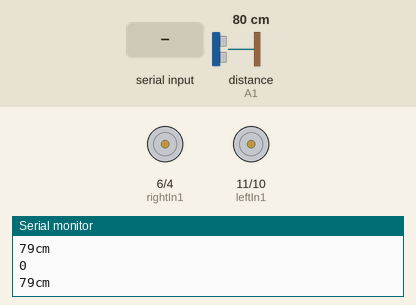
A sketch run on a simulated Arduino Uno, built with avr-gcc and run on an emulated ATmega328P. Parts: motor-driver pin pairs drawn as motors (green arrow = first pin HIGH = forward, orange = second pin HIGH = backward, longer = more drive, scaled by the enable pin), the last lines printed to the serial monitor. Wiring (inferred from the names in the program): ultrasonic range finder: trigger A0; echo A1. The test bench sets the inputs (shaded band); at power-on: distance to the obstacle (sensor on A1) 80 cm. The echo pulse lasts 58.3 µs per cm.

Above: at 1.2 s.
1.3 s: "B" received over the second serial link
At 1.9 s:
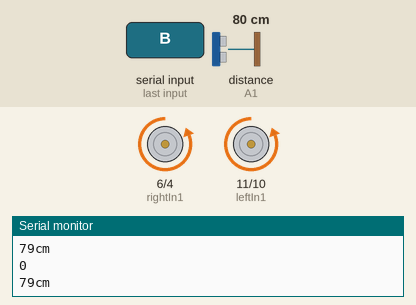
3.0 s: "L" received over the second serial link
At 4.2 s:
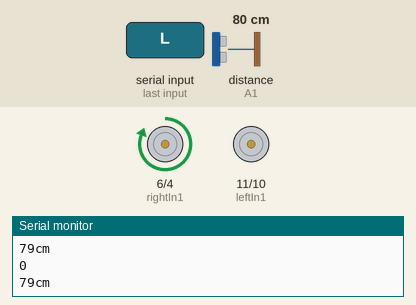
4.5 s: "R" received over the second serial link
At 5.4 s:
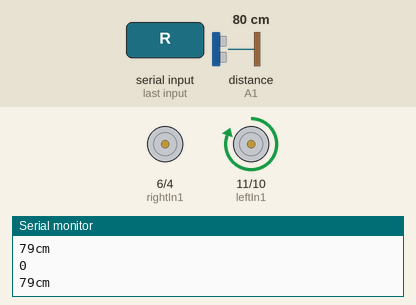
6.0 s: "1" received over the second serial link
At 6.5 s:
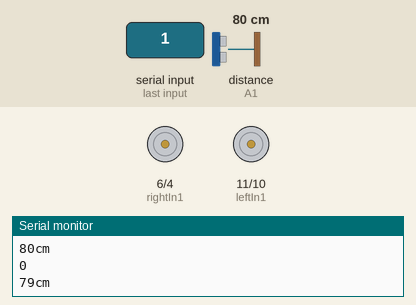
Timing chart, 0 to 8.6 s (numbered marks = the images above; inputs shaded):
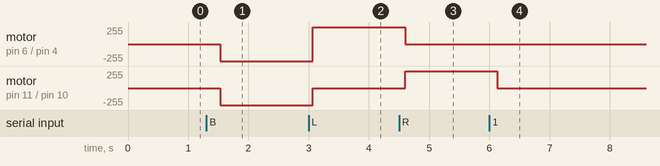

The sketch:

ash_allSquad_bluetoothCar.ino
```cpp
#include <SoftwareSerial.h>
SoftwareSerial mySerial(12,13); //instead of tx and rx in arduino

int trigPin = A0;    // Trigger
int echoPin = A1;    // Echo
long cm, inches;
#define leftIn1 11
#define leftIn2 10
#define rightIn1 6
#define rightIn2 4
#define enLeft 5
#define enRight 3
char reading;
long duration, distance;

void setup()
{Serial.begin(9600);//for serial monitor
 mySerial.begin(9600);//for bluetooth connection

 pinMode(leftIn1,OUTPUT);
 pinMode(leftIn2,OUTPUT);
 pinMode(rightIn1,OUTPUT);
 pinMode(rightIn2,OUTPUT);
 pinMode(enLeft,OUTPUT);
 pinMode(enRight,OUTPUT);
 pinMode(trigPin,OUTPUT);
 pinMode(echoPin,INPUT);
}

void loop()
{
  digitalWrite(trigPin,LOW);
    delayMicroseconds(5);
    digitalWrite(trigPin,HIGH);
    delayMicroseconds(10);
    digitalWrite(trigPin,LOW);
    duration=pulseIn(echoPin,HIGH);
    cm = (duration/2) / 29.1;     // Divide by 29.1 or multiply by 0.0343 which is sound velocity

  Serial.print(cm);
  Serial.print("cm");
  Serial.println();

  delay(250);
   Serial.println(distance);
  if(mySerial.available()>0)//when bluetooth sends data
  {


    reading=mySerial.read();
    switch(reading)  //bluetooth app sends only one letter
    {
      case 'F'://F to move car forward
         if(distance>30){
        digitalWrite(leftIn1,HIGH);        //both motors rotate counter clockwise
        digitalWrite(rightIn1,HIGH);
        digitalWrite(leftIn2,LOW);
        digitalWrite(rightIn2,LOW);
        analogWrite(enLeft,255);
        analogWrite(enRight,255);}
        break;
      case 'B'://B to move car backward
        digitalWrite(leftIn1,LOW);
        digitalWrite(rightIn1,LOW);
        digitalWrite(leftIn2,HIGH);  //both motors rotate clockwise
        digitalWrite(rightIn2,HIGH);
        analogWrite(enLeft,255);
        analogWrite(enRight,255);
        break;
      case 'L'://L to rotate car left
        digitalWrite(leftIn1,LOW);    //right motor is on and the left motor is off
        digitalWrite(rightIn1,HIGH);
        digitalWrite(leftIn2,LOW);
        digitalWrite(rightIn2,LOW);
        analogWrite(enLeft,0);
        analogWrite(enRight,255);
         break;
      case 'R'://R to rotate car right
        digitalWrite(leftIn1,HIGH);
        digitalWrite(rightIn1,LOW);  //left motor is on and the right motor is off
        digitalWrite(leftIn2,LOW);
        digitalWrite(rightIn2,LOW);
        analogWrite(enLeft,255);
        analogWrite(enRight,0);
          break;
        default:
          analogWrite(enLeft,0);  //to stop all motors after button release
           analogWrite(enRight,0);


    }
  }

}
```

Measured:
- after the input at 1.3 s, motor on pin 6 (rightIn1) / pin 4 (rightIn2), motor on pin 11 (leftIn1) / pin 10 (leftIn2): stopped → backward 255/255 after 0.23 s
- after the input at 3.0 s, motor on pin 6 (rightIn1) / pin 4 (rightIn2): backward 255/255 → forward 255/255 after 0.07 s; motor on pin 11 (leftIn1) / pin 10 (leftIn2): backward 255/255 → stopped after 0.07 s
- after the input at 4.5 s, motor on pin 6 (rightIn1) / pin 4 (rightIn2): forward 255/255 → stopped after 0.10 s; motor on pin 11 (leftIn1) / pin 10 (leftIn2): stopped → forward 255/255 after 0.10 s
- after the input at 6.0 s, motor on pin 11 (leftIn1) / pin 10 (leftIn2): forward 255/255 → stopped after 0.13 s
